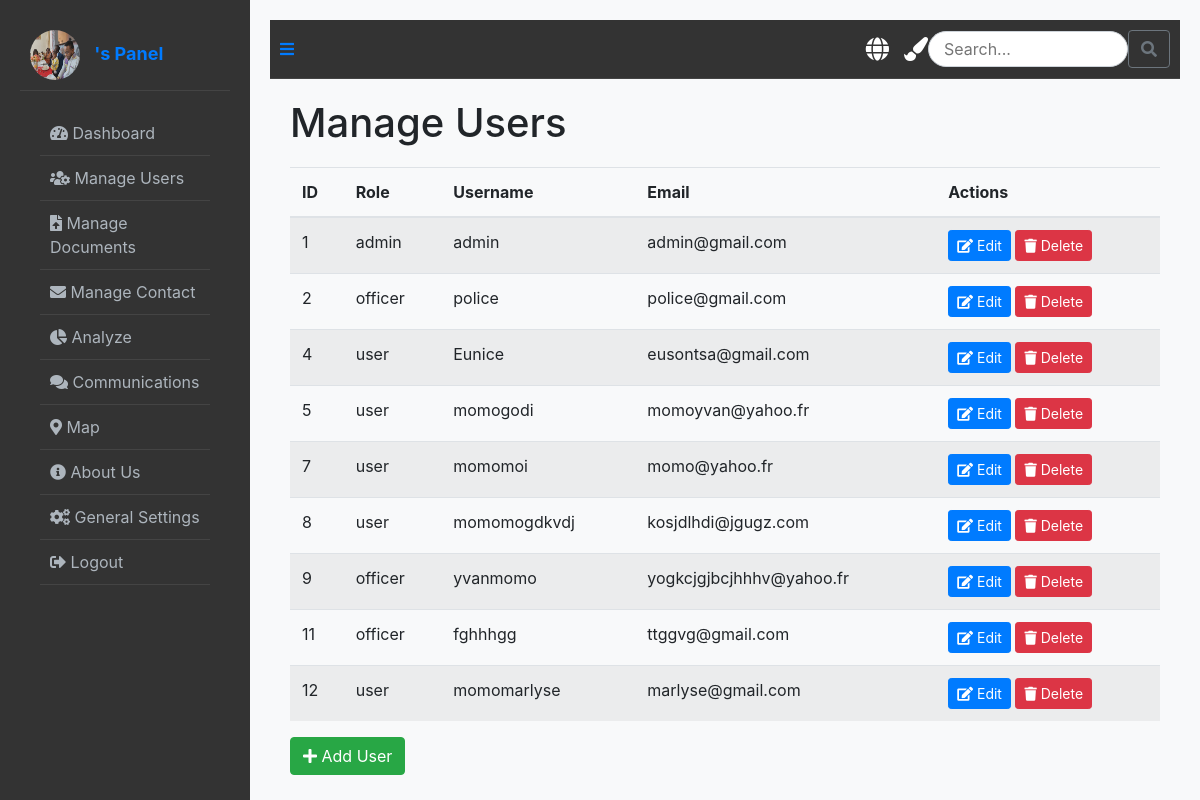
The page /panel/admin/manage-users/ on the database as committed earlier.
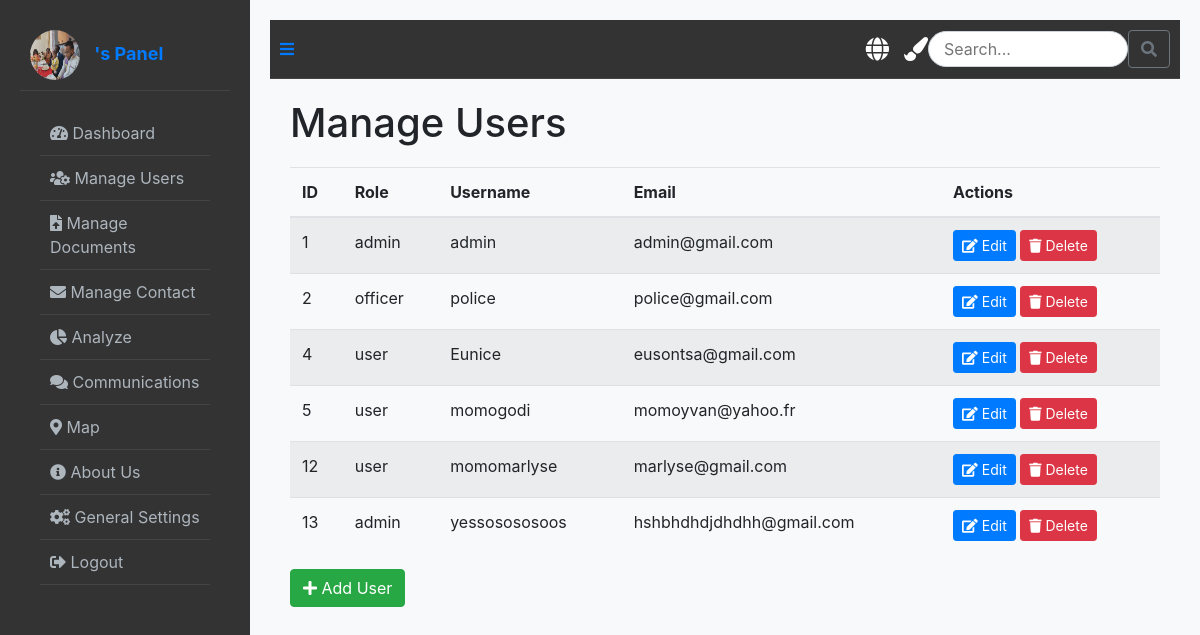
The same page on the database as committed later.
### booking/models.py (models this page shows)
class User(AbstractUser):
    ROLE_CHOICES = [
        ('user', 'User'),
        ('officer', 'Police Officer'),
        ('admin', 'Super Admin'),
    ]
    email = models.CharField(max_length=100, default='user@gmail.com')
    role = models.CharField(max_length=10, choices=ROLE_CHOICES, default='user')
    name = models.CharField(max_length=100, default='user')  # Provide a default value
    phone = models.CharField(max_length=15, default='0000000000')  # Provide a default value
    address = models.TextField(null=True, blank=True)  # Temporarily allow null
    profile_picture = models.ImageField(upload_to='profile_pics/', null=True, blank=True)

### booking/views.py (the view)
# urls.py: path('panel/admin/manage-users/', manage_users, name='manage_users'),
def manage_users(request):
    users = User.objects.all()
    return render(request, 'panel/admin/manage_user/manage_users.html', {'users': users})

### booking/templates/panel/admin/manage_user/manage_users.html
{% extends 'panel/admin/base_admin.html' %}
{% block content %}
<h1>Manage Users</h1>
<div class="table-responsive">
    <table class="table table-striped">
        <thead>
            <tr>
                <th>ID</th>
                <th>Role</th>
                <th>Username</th>
                <th>Email</th>
                <th>Actions</th>
            </tr>
        </thead>
        <tbody>
            {% for user in users %}
            {% if user.id != request.user.id %}
            <tr>
                <td>{{ user.id }}</td>
                <td>{{ user.role }}</td>
                <td>{{ user.username }}</td>
                <td>{{ user.email }}</td>
                <td>
                    <a href="{% url 'admin_edit_user' user.id %}" class="btn btn-primary btn-sm"><i class="fas fa-edit"></i> Edit</a>
                    <a href="{% url 'admin_delete_user' user.id %}" class="btn btn-danger btn-sm"><i class="fas fa-trash"></i> Delete</a>
                </td>
            </tr>
            {% endif %}
            {% endfor %}
        </tbody>
    </table>
</div>
<a href="{% url 'add_user' %}" class="btn btn-success"><i class="fas fa-plus"></i> Add User</a>
{% endblock %}

Rows that differ between the two databases and show on the page:
removed User: id "7", role "user", username "momomoi", email "momo@yahoo.fr"
removed User: id "8", role "user", username "momomogdkvdj", email "kosjdlhdi@jgugz.com"
removed User: id "9", role "officer", username "yvanmomo", email "yogkcjgjbcjhhhv@yahoo.fr"
removed User: id "11", role "officer", username "fghhhgg", email "ttggvg@gmail.com"
added User: id "13", role "admin", username "yessosososoos", email "hshbhdhdjdhdhh@gmail.com"
